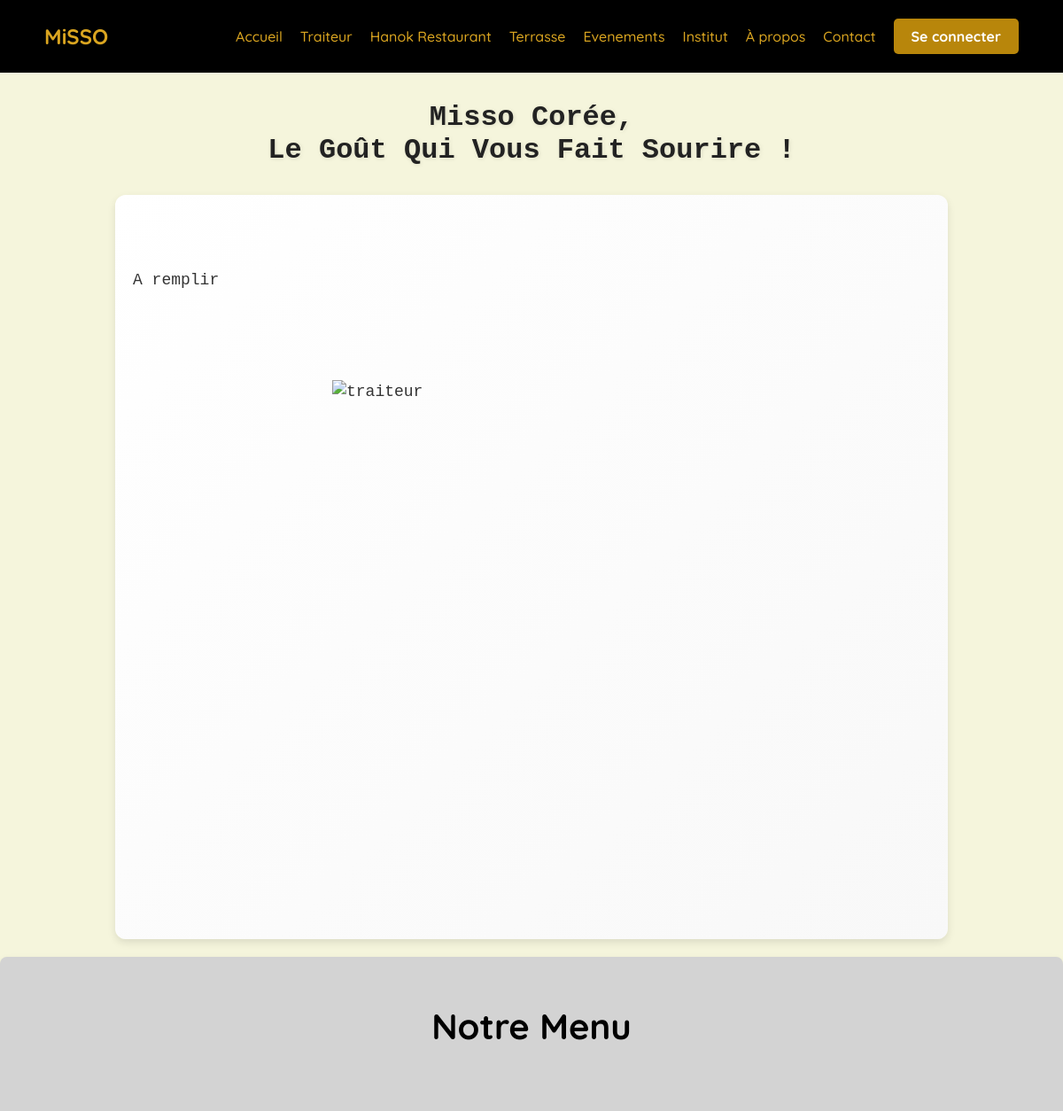
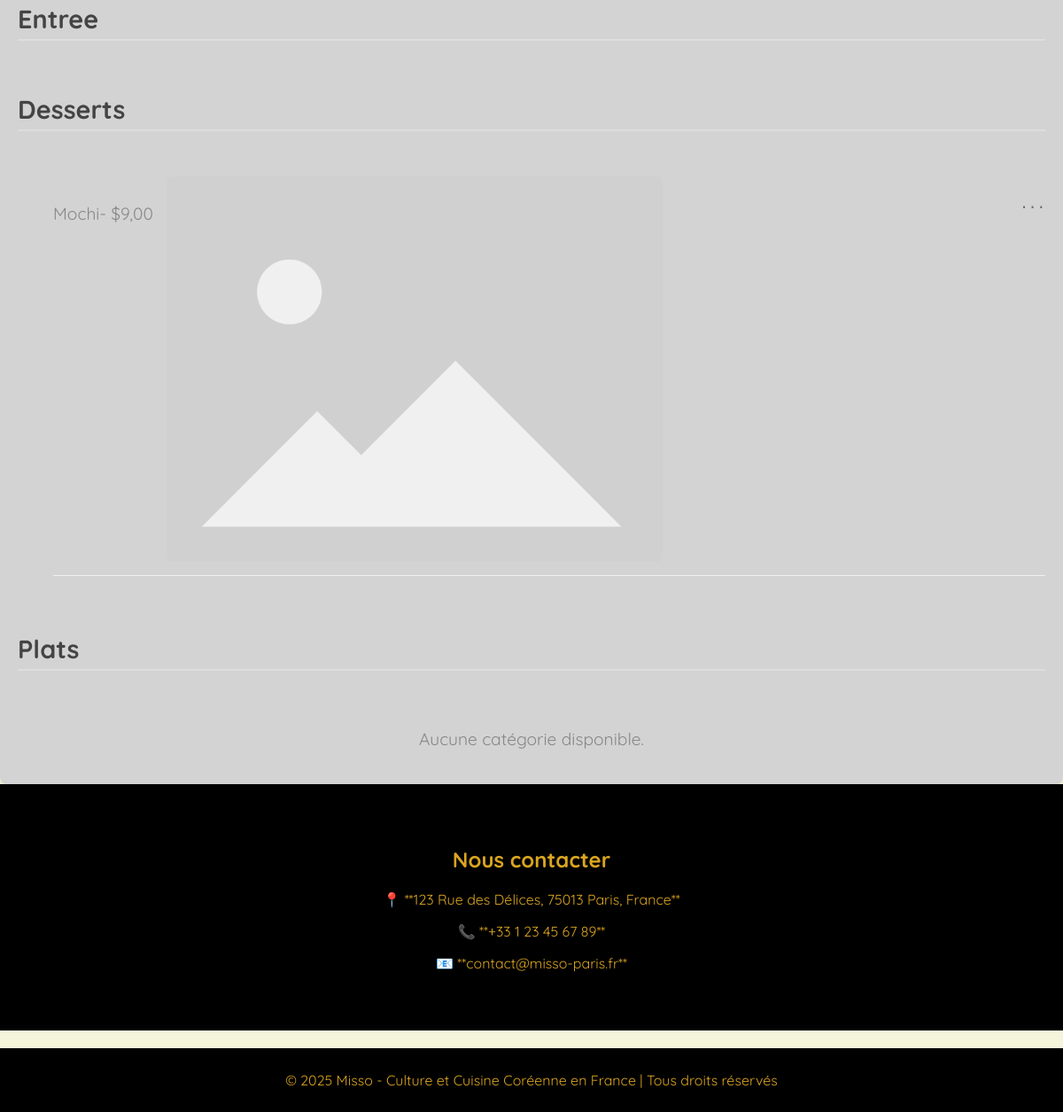
Screenshot of /restaurants/traiteur/ with the database file from the repository (2 pictures, top to bottom).
### menu/models.py (models this page shows, shortened)
class Restaurant(models.Model):
    nom = models.CharField(max_length=100, unique=True)
    emplacement = models.CharField(max_length=255, blank=True, null=True)
    titre = models.TextField(max_length=500, blank=True, null=True)
    description = models.TextField(blank=True, null=True)
    image_path = models.CharField(max_length=255, blank=True, null=True)

class Menu(models.Model):
    nom = models.CharField(max_length=100, unique=True)
    restaurant = models.ForeignKey(Restaurant, on_delete=models.CASCADE)
    visible = models.BooleanField(default=True)

class CategoriePlat(models.Model):
    nom  = models.CharField(max_length=100, unique=True)
    description = models.TextField(blank=True, null=True)

class Plat(models.Model):
    menu = models.ForeignKey(Menu, on_delete=models.CASCADE)
    categorie = models.ForeignKey(CategoriePlat, on_delete=models.CASCADE)
    nom  = models.CharField(max_length=100, unique=True)
    prix = models.DecimalField(max_digits=6, decimal_places=2)
    description = models.TextField(blank=True, null=True)
    image_path = models.CharField(max_length=255, blank=True, null=True)

### menu/views.py (the view)
# urls.py: path('<str:restaurant_nom>/', menu, name='menu'),
def menu(request,restaurant_nom):
    restaurant = get_object_or_404(Restaurant, nom=restaurant_nom)
    menus = Menu.objects.filter(restaurant=restaurant)
    categoriesPlats = CategoriePlat.objects.all()
    categoriesBoissons= CategorieBoisson.objects.all()
    plats = Plat.objects.filter(categorie__in=categoriesPlats, menu__in=menus)
    accompagnementsPlats = AccompagnementPlat.objects.filter(plat__in=plats)
    boissons = Boisson.objects.filter(categorie__in=categoriesBoissons, menu__in=menus)
    accompagnementsBoissons = AccompagnementBoisson.objects.filter(boisson__in=boissons)
    return render(request, 'menu/restaurant.html', { 'restaurant': restaurant,'menus': menus, 'categoriesPlats': categoriesPlats, 'plats': plats, 'accompagnementsPlats':accompagnementsPlats,'boissons':boissons,'accompagnementsBoissons':accompagnementsBoissons})

### menu/templates/menu/restaurant.html
{% extends "menu/base.html" %}
{% load static %}
{% block title%}
<pre>{{restaurant.titre}}</pre>
{%endblock%}
{% block main%}
<pre>{{restaurant.description}}</pre>
{% if restaurant.image_path%}
  <img src='{% static '{{restaurant.image_path}}' %}' alt={{restaurant.nom}}>
{%endif%}
{%endblock%}
{% block content %}
  {%for menu in menus%}
    {%if menu.visible%}
      {%include 'partials/menu.html'%}
    {%endif%}
    {%empty%}
    <p>Aucun menu disponible</p>
  {%endfor%}
{% endblock %}

### menu/templates/partials/menu.html (shortened to what this page needs)
{% load static %}
{% block content %}
<section id="menu" class="menu">
    <div class="menu-container">
        <h1>Notre Menu</h1><br>
        {% for categorie in categoriesPlats %}
            <h2>{{ categorie.nom }}</h2><br>
            <ol class="plats">
                {% for item in plats %}
                    {% if item.categorie.id == categorie.id and item.menu.id == menu.id %}
                        <li class="menu-item">
                            <p class="nom">{{ item.nom }}</p>
                            <p class="prix">- ${{ item.prix }}</p><br>
                            {% if item.image_path %}
                                <img src="{% static item.image_path %}" alt="{{ item.nom }}"><br>
                            {% endif %}<br>
                            <pre><p class="description"> {{ item.description }}</p></pre>
                        </li><br>
                    {% endif %}
                {% empty %}
                    <p>Aucun plat disponible.</p>
                {% endfor %}
            </ol>
        {% empty %}
            <p>Aucune catégorie disponible.</p>
        {% endfor %}
        {% for categorie in categoriesBoissons %}
        <h2>{{ categorie.nom }}</h2><br>
        <ol class="boissons">
            {% for item in boissons %}
                {% if item.categorie.id == categorie.id  and item.menu.id == menu.id%}
                    <li class="menu-item">
                        <p class="nom">{{ item.nom }}</p>
                        {% if item.prixBouteille %}
                        <p class="prix">Verre - ${{ item.prixVerre}}</p>
                            <p class="prix">Bouteille - ${{ item.prixBouteille }}</p><br>
                        {% else %}
                            <p class="prix">- ${{ item.prixVerre }}</p><br>
                        {%endif%}
                        {% if item.image_path %}
                            <img src="{% static item.image_path %}" alt="{{ item.nom }}"><br>
                        {% endif %}<br>
                        <pre><p class="description"> {{ item.description }}</p></pre>
                        <ul class="accompagnements">
                        {% for accompagnement in accompanementsBoissons %}
                            {% if item.id == accompagnement.plat.id %}
                                <li class ="accompagnement">
                                <p class="nom">{{ accompagnement.nom }}</p>
                                <p class="prix">+ ${{ accompagnement.prix }}</p><br>
                                {% if accompagnement.image_path %}
                                    <img src="{% static accompagnement.image_path %}" alt="{{ accompagnement.nom }}"><br>
                                {% endif %}<br>
                                <pre><p class="description"> {{ accompagnement.description }}</p></pre>
                                </li>
                            {% endif %}<br>
                        {% endfor %}
                        </ul>
                    </li><br>
                {% endif %}
                {% empty %}
                <p>Aucune boisson disponible.</p>
            {% endfor %}
        </ol>
    {% empty %}
        <p>Aucune catégorie disponible.</p>
    {% endfor %}
    </div>
</section>
{% endblock %}

### utilisateurs/static/utilisateurs/restaurant.css (style rules this page uses)
body { font-family: 'Quicksand', sans-serif; margin: 0; padding: 0; display: block; overflow-y: auto; min-height: 100vh; background-color: beige; }
img { display: block; margin-left: auto; margin-right: auto; width: 50%; }
pre { white-space: pre-wrap; white-space: -moz-pre-wrap; white-space: -pre-wrap; white-space: -o-pre-wrap; word-wrap: break-word; }
.menu-container { max-width: 1200px; margin: 0 auto; padding: 20px; background-color: lightgrey; box-shadow: 0 4px 8px rgba(0, 0, 0, 0.1); border-radius: 8px; overflow: hidden; color:black; }
.menu-container h1 { font-size: 2.5rem; color: black; text-align: center; margin-bottom: 30px; }
.menu-container h2 { font-size: 1.8rem; color: #444; margin-bottom: 15px; padding-bottom: 5px; border-bottom: 2px solid #ddd; }
.menu-item { display: flex; flex-wrap: wrap; align-items: flex-start; justify-content: space-between; margin-bottom: 20px; border-bottom: 1px solid #f0f0f0; padding-bottom: 15px; }
.menu-item .description { font-size: 1rem; color: #666; margin-top: 10px; flex: 1; }
.menu-item img { border-radius: 8px; margin-left: 15px; object-fit: cover; }
.menu-container p { font-size: 1.2rem; color: #888; text-align: center; margin-top: 30px; }

### rows the page displays
Restaurant: titre "Misso Corée, Le Goût Qui Vous Fait Sourire !", description "A remplir"
CategoriePlat: nom "Entree"
CategoriePlat: nom "Desserts"
Plat: nom "Mochi", prix "9,00", image_path (placeholder picture), description "..."
CategoriePlat: nom "Plats"
